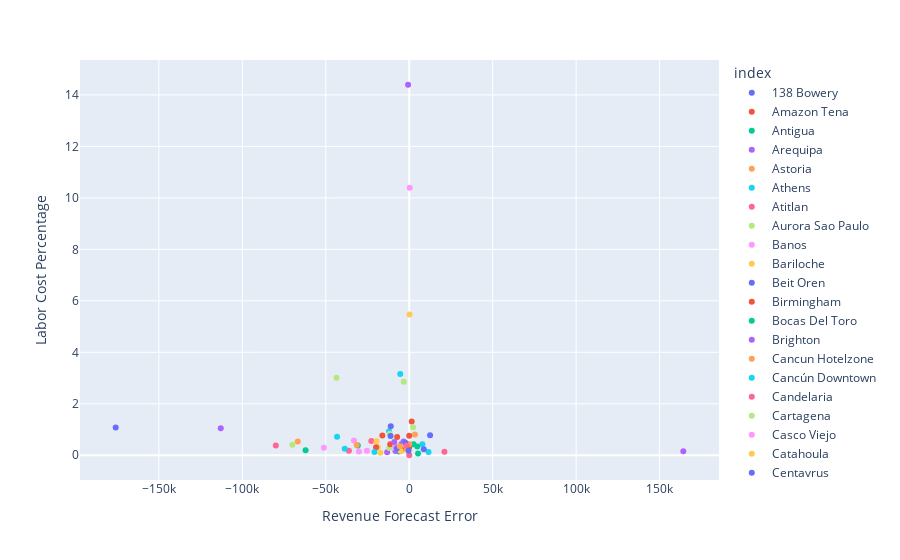

Notebook code cell kept with this figure:
### Code cell
fig = px.scatter(laborcost, x = 'Revenue Forecast Error', y='Labor Cost Percentage', color = laborcost.index)
fig.show()

### Figure 1 — Plotly figure (JSON) as saved in the notebook; plotly's stock layout.template omitted (floating-point values rounded to 4 significant figures)
{"data": [{"hovertemplate": "index=138 Bowery <br>Revenue Forecast Error=%{x}<br>Labor Cost Percentage=%{y}<extra></extra>", "legendgroup": "138 Bowery ", "marker": {"color": "#636efa", "symbol": "circle"}, "mode": "markers", "name": "138 Bowery ", "orientation": "v", "showlegend": true, "type": "scatter", "x": [12490.0], "xaxis": "x", "y": [0.7735], "yaxis": "y"}, {"hovertemplate": "index=Amazon Tena <br>Revenue Forecast Error=%{x}<br>Labor Cost Percentage=%{y}<extra></extra>", "legendgroup": "Amazon Tena ", "marker": {"color": "#EF553B", "symbol": "circle"}, "mode": "markers", "name": "Amazon Tena ", "orientation": "v", "showlegend": true, "type": "scatter", "x": [-34.45], "xaxis": "x", "y": [0.3119], "yaxis": "y"}, {"hovertemplate": "index=Antigua <br>Revenue Forecast Error=%{x}<br>Labor Cost Percentage=%{y}<extra></extra>", "legendgroup": "Antigua ", "marker": {"color": "#00cc96", "symbol": "circle"}, "mode": "markers", "name": "Antigua ", "orientation": "v", "showlegend": true, "type": "scatter", "x": [2622.0], "xaxis": "x", "y": [0.4292], "yaxis": "y"}, {"hovertemplate": "index=Arequipa <br>Revenue Forecast Error=%{x}<br>Labor Cost Percentage=%{y}<extra></extra>", "legendgroup": "Arequipa ", "marker": {"color": "#ab63fa", "symbol": "circle"}, "mode": "markers", "name": "Arequipa ", "orientation": "v", "showlegend": true, "type": "scatter", "x": [-4593.0], "xaxis": "x", "y": [0.4335], "yaxis": "y"}, {"hovertemplate": "index=Astoria <br>Revenue Forecast Error=%{x}<br>Labor Cost Percentage=%{y}<extra></extra>", "legendgroup": "Astoria ", "marker": {"color": "#FFA15A", "symbol": "circle"}, "mode": "markers", "name": "Astoria ", "orientation": "v", "showlegend": true, "type": "scatter", "x": [-66780.0], "xaxis": "x", "y": [0.5377], "yaxis": "y"}, {"hovertemplate": "index=Athens <br>Revenue Forecast Error=%{x}<br>Labor Cost Percentage=%{y}<extra></extra>", "legendgroup": "Athens ", "marker": {"color": "#19d3f3", "symbol": "circle"}, "mode": "markers", "name": "Athens ", "orientation": "v", "showlegend": true, "type": "scatter", "x": [-12100.0], "xaxis": "x", "y": [0.9364], "yaxis": "y"}, {"hovertemplate": "index=Atitlan <br>Revenue Forecast Error=%{x}<br>Labor Cost Percentage=%{y}<extra></extra>", "legendgroup": "Atitlan ", "marker": {"color": "#FF6692", "symbol": "circle"}, "mode": "markers", "name": "Atitlan ", "orientation": "v", "showlegend": true, "type": "scatter", "x": [0], "xaxis": "x", "y": [null], "yaxis": "y"}, {"hovertemplate": "index=Aurora Sao Paulo <br>Revenue Forecast Error=%{x}<br>Labor Cost Percentage=%{y}<extra></extra>", "legendgroup": "Aurora Sao Paulo ", "marker": {"color": "#B6E880", "symbol": "circle"}, "mode": "markers", "name": "Aurora Sao Paulo ", "orientation": "v", "showlegend": true, "type": "scatter", "x": [-70040.0], "xaxis": "x", "y": [0.4071], "yaxis": "y"}, {"hovertemplate": "index=Banos <br>Revenue Forecast Error=%{x}<br>Labor Cost Percentage=%{y}<extra></extra>", "legendgroup": "Banos ", "marker": {"color": "#FF97FF", "symbol": "circle"}, "mode": "markers", "name": "Banos ", "orientation": "v", "showlegend": true, "type": "scatter", "x": [-30150.0], "xaxis": "x", "y": [0.1484], "yaxis": "y"}, {"hovertemplate": "index=Bariloche <br>Revenue Forecast Error=%{x}<br>Labor Cost Percentage=%{y}<extra></extra>", "legendgroup": "Bariloche ", "marker": {"color": "#FECB52", "symbol": "circle"}, "mode": "markers", "name": "Bariloche ", "orientation": "v", "showlegend": true, "type": "scatter", "x": [-18850.0], "xaxis": "x", "y": [0.3089], "yaxis": "y"}, {"hovertemplate": "index=Beit Oren <br>Revenue Forecast Error=%{x}<br>Labor Cost Percentage=%{y}<extra></extra>", "legendgroup": "Beit Oren ", "marker": {"color": "#636efa", "symbol": "circle"}, "mode": "markers", "name": "Beit Oren ", "orientation": "v", "showlegend": true, "type": "scatter", "x": [0], "xaxis": "x", "y": [null], "yaxis": "y"}, {"hovertemplate": "index=Birmingham <br>Revenue Forecast Error=%{x}<br>Labor Cost Percentage=%{y}<extra></extra>", "legendgroup": "Birmingham ", "marker": {"color": "#EF553B", "symbol": "circle"}, "mode": "markers", "name": "Birmingham ", "orientation": "v", "showlegend": true, "type": "scatter", "x": [-4596.0], "xaxis": "x", "y": [0.3153], "yaxis": "y"}, {"hovertemplate": "index=Bocas Del Toro <br>Revenue Forecast Error=%{x}<br>Labor Cost Percentage=%{y}<extra></extra>", "legendgroup": "Bocas Del Toro ", "marker": {"color": "#00cc96", "symbol": "circle"}, "mode": "markers", "name": "Bocas Del Toro ", "orientation": "v", "showlegend": true, "type": "scatter", "x": [-3883.0], "xaxis": "x", "y": [0.3518], "yaxis": "y"}, {"hovertemplate": "index=Brighton <br>Revenue Forecast Error=%{x}<br>Labor Cost Percentage=%{y}<extra></extra>", "legendgroup": "Brighton ", "marker": {"color": "#ab63fa", "symbol": "circle"}, "mode": "markers", "name": "Brighton ", "orientation": "v", "showlegend": true, "type": "scatter", "x": [-13250.0], "xaxis": "x", "y": [0.1185], "yaxis": "y"}, {"hovertemplate": "index=Cancun Hotelzone <br>Revenue Forecast Error=%{x}<br>Labor Cost Percentage=%{y}<extra></extra>", "legendgroup": "Cancun Hotelzone ", "marker": {"color": "#FFA15A", "symbol": "circle"}, "mode": "markers", "name": "Cancun Hotelzone ", "orientation": "v", "showlegend": true, "type": "scatter", "x": [59.74], "xaxis": "x", "y": [0.4385], "yaxis": "y"}, {"hovertemplate": "index=Cancún Downtown <br>Revenue Forecast Error=%{x}<br>Labor Cost Percentage=%{y}<extra></extra>", "legendgroup": "Cancún Downtown ", "marker": {"color": "#19d3f3", "symbol": "circle"}, "mode": "markers", "name": "Cancún Downtown ", "orientation": "v", "showlegend": true, "type": "scatter", "x": [-43240.0], "xaxis": "x", "y": [0.7173], "yaxis": "y"}, {"hovertemplate": "index=Candelaria <br>Revenue Forecast Error=%{x}<br>Labor Cost Percentage=%{y}<extra></extra>", "legendgroup": "Candelaria ", "marker": {"color": "#FF6692", "symbol": "circle"}, "mode": "markers", "name": "Candelaria ", "orientation": "v", "showlegend": true, "type": "scatter", "x": [-22730.0], "xaxis": "x", "y": [0.5512], "yaxis": "y"}, {"hovertemplate": "index=Cartagena <br>Revenue Forecast Error=%{x}<br>Labor Cost Percentage=%{y}<extra></extra>", "legendgroup": "Cartagena ", "marker": {"color": "#B6E880", "symbol": "circle"}, "mode": "markers", "name": "Cartagena ", "orientation": "v", "showlegend": true, "type": "scatter", "x": [-11630.0], "xaxis": "x", "y": [0.8322], "yaxis": "y"}, {"hovertemplate": "index=Casco Viejo <br>Revenue Forecast Error=%{x}<br>Labor Cost Percentage=%{y}<extra></extra>", "legendgroup": "Casco Viejo ", "marker": {"color": "#FF97FF", "symbol": "circle"}, "mode": "markers", "name": "Casco Viejo ", "orientation": "v", "showlegend": true, "type": "scatter", "x": [-33130.0], "xaxis": "x", "y": [0.5727], "yaxis": "y"}, {"hovertemplate": "index=Catahoula <br>Revenue Forecast Error=%{x}<br>Labor Cost Percentage=%{y}<extra></extra>", "legendgroup": "Catahoula ", "marker": {"color": "#FECB52", "symbol": "circle"}, "mode": "markers", "name": "Catahoula ", "orientation": "v", "showlegend": true, "type": "scatter", "x": [-19580.0], "xaxis": "x", "y": [0.5408], "yaxis": "y"}, {"hovertemplate": "index=Centavrus <br>Revenue Forecast Error=%{x}<br>Labor Cost Percentage=%{y}<extra></extra>", "legendgroup": "Centavrus ", "marker": {"color": "#636efa", "symbol": "circle"}, "mode": "markers", "name": "Centavrus ", "orientation": "v", "showlegend": true, "type": "scatter", "x": [-175900.0], "xaxis": "x", "y": [1.075], "yaxis": "y"}, {"hovertemplate": "index=Central Park <br>Revenue Forecast Error=%{x}<br>Labor Cost Percentage=%{y}<extra></extra>", "legendgroup": "Central Park ", "marker": {"color": "#EF553B", "symbol": "circle"}, "mode": "markers", "name": "Central Park ", "orientation": "v", "showlegend": true, "type": "scatter", "x": [1472.0], "xaxis": "x", "y": [1.309], "yaxis": "y"}, {"hovertemplate": "index=Chapinero <br>Revenue Forecast Error=%{x}<br>Labor Cost Percentage=%{y}<extra></extra>", "legendgroup": "Chapinero ", "marker": {"color": "#00cc96", "symbol": "circle"}, "mode": "markers", "name": "Chapinero ", "orientation": "v", "showlegend": true, "type": "scatter", "x": [-30800.0], "xaxis": "x", "y": [0.3817], "yaxis": "y"}, {"hovertemplate": "index=Chelsea <br>Revenue Forecast Error=%{x}<br>Labor Cost Percentage=%{y}<extra></extra>", "legendgroup": "Chelsea ", "marker": {"color": "#ab63fa", "symbol": "circle"}, "mode": "markers", "name": "Chelsea ", "orientation": "v", "showlegend": true, "type": "scatter", "x": [-3410.0], "xaxis": "x", "y": [0.5321], "yaxis": "y"}, {"hovertemplate": "index=Cordoba <br>Revenue Forecast Error=%{x}<br>Labor Cost Percentage=%{y}<extra></extra>", "legendgroup": "Cordoba ", "marker": {"color": "#FFA15A", "symbol": "circle"}, "mode": "markers", "name": "Cordoba ", "orientation": "v", "showlegend": true, "type": "scatter", "x": [-31500.0], "xaxis": "x", "y": [0.3953], "yaxis": "y"}, {"hovertemplate": "index=Cuenca <br>Revenue Forecast Error=%{x}<br>Labor Cost Percentage=%{y}<extra></extra>", "legendgroup": "Cuenca ", "marker": {"color": "#19d3f3", "symbol": "circle"}, "mode": "markers", "name": "Cuenca ", "orientation": "v", "showlegend": true, "type": "scatter", "x": [0], "xaxis": "x", "y": [null], "yaxis": "y"}, {"hovertemplate": "index=Cusco Plaza <br>Revenue Forecast Error=%{x}<br>Labor Cost Percentage=%{y}<extra></extra>", "legendgroup": "Cusco Plaza ", "marker": {"color": "#FF6692", "symbol": "circle"}, "mode": "markers", "name": "Cusco Plaza ", "orientation": "v", "showlegend": true, "type": "scatter", "x": [0], "xaxis": "x", "y": [null], "yaxis": "y"}, {"hovertemplate": "index=Cusco Saphi <br>Revenue Forecast Error=%{x}<br>Labor Cost Percentage=%{y}<extra></extra>", "legendgroup": "Cusco Saphi ", "marker": {"color": "#B6E880", "symbol": "circle"}, "mode": "markers", "name": "Cusco Saphi ", "orientation": "v", "showlegend": true, "type": "scatter", "x": [-43610.0], "xaxis": "x", "y": [3.013], "yaxis": "y"}, {"hovertemplate": "index=Ericeira <br>Revenue Forecast Error=%{x}<br>Labor Cost Percentage=%{y}<extra></extra>", "legendgroup": "Ericeira ", "marker": {"color": "#FF97FF", "symbol": "circle"}, "mode": "markers", "name": "Ericeira ", "orientation": "v", "showlegend": true, "type": "scatter", "x": [280.0], "xaxis": "x", "y": [10.39], "yaxis": "y"}, {"hovertemplate": "index=Florianopolis <br>Revenue Forecast Error=%{x}<br>Labor Cost Percentage=%{y}<extra></extra>", "legendgroup": "Florianopolis ", "marker": {"color": "#FECB52", "symbol": "circle"}, "mode": "markers", "name": "Florianopolis ", "orientation": "v", "showlegend": true, "type": "scatter", "x": [-2650.0], "xaxis": "x", "y": [0.2406], "yaxis": "y"}, {"hovertemplate": "index=Geres <br>Revenue Forecast Error=%{x}<br>Labor Cost Percentage=%{y}<extra></extra>", "legendgroup": "Geres ", "marker": {"color": "#636efa", "symbol": "circle"}, "mode": "markers", "name": "Geres ", "orientation": "v", "showlegend": true, "type": "scatter", "x": [-11070.0], "xaxis": "x", "y": [1.131], "yaxis": "y"}, {"hovertemplate": "index=Gold Dust <br>Revenue Forecast Error=%{x}<br>Labor Cost Percentage=%{y}<extra></extra>", "legendgroup": "Gold Dust ", "marker": {"color": "#EF553B", "symbol": "circle"}, "mode": "markers", "name": "Gold Dust ", "orientation": "v", "showlegend": true, "type": "scatter", "x": [-7274.0], "xaxis": "x", "y": [0.7065], "yaxis": "y"}, {"hovertemplate": "index=Granada <br>Revenue Forecast Error=%{x}<br>Labor Cost Percentage=%{y}<extra></extra>", "legendgroup": "Granada ", "marker": {"color": "#00cc96", "symbol": "circle"}, "mode": "markers", "name": "Granada ", "orientation": "v", "showlegend": true, "type": "scatter", "x": [5270.0], "xaxis": "x", "y": [0.06632], "yaxis": "y"}, {"hovertemplate": "index=Huaraz <br>Revenue Forecast Error=%{x}<br>Labor Cost Percentage=%{y}<extra></extra>", "legendgroup": "Huaraz ", "marker": {"color": "#ab63fa", "symbol": "circle"}, "mode": "markers", "name": "Huaraz ", "orientation": "v", "showlegend": true, "type": "scatter", "x": [164200.0], "xaxis": "x", "y": [0.1507], "yaxis": "y"}, {"hovertemplate": "index=Jaco <br>Revenue Forecast Error=%{x}<br>Labor Cost Percentage=%{y}<extra></extra>", "legendgroup": "Jaco ", "marker": {"color": "#FFA15A", "symbol": "circle"}, "mode": "markers", "name": "Jaco ", "orientation": "v", "showlegend": true, "type": "scatter", "x": [-2937.0], "xaxis": "x", "y": [0.2984], "yaxis": "y"}, {"hovertemplate": "index=Kalu Yala <br>Revenue Forecast Error=%{x}<br>Labor Cost Percentage=%{y}<extra></extra>", "legendgroup": "Kalu Yala ", "marker": {"color": "#19d3f3", "symbol": "circle"}, "mode": "markers", "name": "Kalu Yala ", "orientation": "v", "showlegend": true, "type": "scatter", "x": [11570.0], "xaxis": "x", "y": [0.1283], "yaxis": "y"}, {"hovertemplate": "index=La Fortuna <br>Revenue Forecast Error=%{x}<br>Labor Cost Percentage=%{y}<extra></extra>", "legendgroup": "La Fortuna ", "marker": {"color": "#FF6692", "symbol": "circle"}, "mode": "markers", "name": "La Fortuna ", "orientation": "v", "showlegend": true, "type": "scatter", "x": [-36150.0], "xaxis": "x", "y": [0.1788], "yaxis": "y"}, {"hovertemplate": "index=La Paz <br>Revenue Forecast Error=%{x}<br>Labor Cost Percentage=%{y}<extra></extra>", "legendgroup": "La Paz ", "marker": {"color": "#B6E880", "symbol": "circle"}, "mode": "markers", "name": "La Paz ", "orientation": "v", "showlegend": true, "type": "scatter", "x": [0], "xaxis": "x", "y": [null], "yaxis": "y"}, {"hovertemplate": "index=Lapa Rio De Janeiro <br>Revenue Forecast Error=%{x}<br>Labor Cost Percentage=%{y}<extra></extra>", "legendgroup": "Lapa Rio De Janeiro ", "marker": {"color": "#FF97FF", "symbol": "circle"}, "mode": "markers", "name": "Lapa Rio De Janeiro ", "orientation": "v", "showlegend": true, "type": "scatter", "x": [-25360.0], "xaxis": "x", "y": [0.1796], "yaxis": "y"}, {"hovertemplate": "index=Lisbon <br>Revenue Forecast Error=%{x}<br>Labor Cost Percentage=%{y}<extra></extra>", "legendgroup": "Lisbon ", "marker": {"color": "#FECB52", "symbol": "circle"}, "mode": "markers", "name": "Lisbon ", "orientation": "v", "showlegend": true, "type": "scatter", "x": [-2585.0], "xaxis": "x", "y": [0.4043], "yaxis": "y"}, {"hovertemplate": "index=Liverpool <br>Revenue Forecast Error=%{x}<br>Labor Cost Percentage=%{y}<extra></extra>", "legendgroup": "Liverpool ", "marker": {"color": "#636efa", "symbol": "circle"}, "mode": "markers", "name": "Liverpool ", "orientation": "v", "showlegend": true, "type": "scatter", "x": [-2359.0], "xaxis": "x", "y": [0.4835], "yaxis": "y"}, {"hovertemplate": "index=Los Lirios By Selina <br>Revenue Forecast Error=%{x}<br>Labor Cost Percentage=%{y}<extra></extra>", "legendgroup": "Los Lirios By Selina ", "marker": {"color": "#EF553B", "symbol": "circle"}, "mode": "markers", "name": "Los Lirios By Selina ", "orientation": "v", "showlegend": true, "type": "scatter", "x": [-19880.0], "xaxis": "x", "y": [0.3079], "yaxis": "y"}, {"hovertemplate": "index=Madalena <br>Revenue Forecast Error=%{x}<br>Labor Cost Percentage=%{y}<extra></extra>", "legendgroup": "Madalena ", "marker": {"color": "#00cc96", "symbol": "circle"}, "mode": "markers", "name": "Madalena ", "orientation": "v", "showlegend": true, "type": "scatter", "x": [0], "xaxis": "x", "y": [null], "yaxis": "y"}, {"hovertemplate": "index=Maderas <br>Revenue Forecast Error=%{x}<br>Labor Cost Percentage=%{y}<extra></extra>", "legendgroup": "Maderas ", "marker": {"color": "#ab63fa", "symbol": "circle"}, "mode": "markers", "name": "Maderas ", "orientation": "v", "showlegend": true, "type": "scatter", "x": [-112900.0], "xaxis": "x", "y": [1.047], "yaxis": "y"}, {"hovertemplate": "index=Manchester <br>Revenue Forecast Error=%{x}<br>Labor Cost Percentage=%{y}<extra></extra>", "legendgroup": "Manchester ", "marker": {"color": "#FFA15A", "symbol": "circle"}, "mode": "markers", "name": "Manchester ", "orientation": "v", "showlegend": true, "type": "scatter", "x": [-6597.0], "xaxis": "x", "y": [0.2447], "yaxis": "y"}, {"hovertemplate": "index=Mancora <br>Revenue Forecast Error=%{x}<br>Labor Cost Percentage=%{y}<extra></extra>", "legendgroup": "Mancora ", "marker": {"color": "#19d3f3", "symbol": "circle"}, "mode": "markers", "name": "Mancora ", "orientation": "v", "showlegend": true, "type": "scatter", "x": [-20820.0], "xaxis": "x", "y": [0.1297], "yaxis": "y"}, {"hovertemplate": "index=Manuel Antonio <br>Revenue Forecast Error=%{x}<br>Labor Cost Percentage=%{y}<extra></extra>", "legendgroup": "Manuel Antonio ", "marker": {"color": "#FF6692", "symbol": "circle"}, "mode": "markers", "name": "Manuel Antonio ", "orientation": "v", "showlegend": true, "type": "scatter", "x": [-79950.0], "xaxis": "x", "y": [0.3792], "yaxis": "y"}, {"hovertemplate": "index=Medellin <br>Revenue Forecast Error=%{x}<br>Labor Cost Percentage=%{y}<extra></extra>", "legendgroup": "Medellin ", "marker": {"color": "#B6E880", "symbol": "circle"}, "mode": "markers", "name": "Medellin ", "orientation": "v", "showlegend": true, "type": "scatter", "x": [-11990.0], "xaxis": "x", "y": [0.279], "yaxis": "y"}, {"hovertemplate": "index=Mexico City <br>Revenue Forecast Error=%{x}<br>Labor Cost Percentage=%{y}<extra></extra>", "legendgroup": "Mexico City ", "marker": {"color": "#FF97FF", "symbol": "circle"}, "mode": "markers", "name": "Mexico City ", "orientation": "v", "showlegend": true, "type": "scatter", "x": [0], "xaxis": "x", "y": [null], "yaxis": "y"}, {"hovertemplate": "index=Miami River <br>Revenue Forecast Error=%{x}<br>Labor Cost Percentage=%{y}<extra></extra>", "legendgroup": "Miami River ", "marker": {"color": "#FECB52", "symbol": "circle"}, "mode": "markers", "name": "Miami River ", "orientation": "v", "showlegend": true, "type": "scatter", "x": [-17340.0], "xaxis": "x", "y": [0.09866], "yaxis": "y"}, {"hovertemplate": "index=Miami Tower <br>Revenue Forecast Error=%{x}<br>Labor Cost Percentage=%{y}<extra></extra>", "legendgroup": "Miami Tower ", "marker": {"color": "#636efa", "symbol": "circle"}, "mode": "markers", "name": "Miami Tower ", "orientation": "v", "showlegend": true, "type": "scatter", "x": [-11200.0], "xaxis": "x", "y": [0.7488], "yaxis": "y"}, {"hovertemplate": "index=Miraflores Lima <br>Revenue Forecast Error=%{x}<br>Labor Cost Percentage=%{y}<extra></extra>", "legendgroup": "Miraflores Lima ", "marker": {"color": "#EF553B", "symbol": "circle"}, "mode": "markers", "name": "Miraflores Lima ", "orientation": "v", "showlegend": true, "type": "scatter", "x": [-11390.0], "xaxis": "x", "y": [0.4313], "yaxis": "y"}, {"hovertemplate": "index=Miramar <br>Revenue Forecast Error=%{x}<br>Labor Cost Percentage=%{y}<extra></extra>", "legendgroup": "Miramar ", "marker": {"color": "#00cc96", "symbol": "circle"}, "mode": "markers", "name": "Miramar ", "orientation": "v", "showlegend": true, "type": "scatter", "x": [-6202.0], "xaxis": "x", "y": [0.1443], "yaxis": "y"}, {"hovertemplate": "index=Montañita <br>Revenue Forecast Error=%{x}<br>Labor Cost Percentage=%{y}<extra></extra>", "legendgroup": "Montañita ", "marker": {"color": "#ab63fa", "symbol": "circle"}, "mode": "markers", "name": "Montañita ", "orientation": "v", "showlegend": true, "type": "scatter", "x": [-5564.0], "xaxis": "x", "y": [0.1796], "yaxis": "y"}, {"hovertemplate": "index=Monteverde <br>Revenue Forecast Error=%{x}<br>Labor Cost Percentage=%{y}<extra></extra>", "legendgroup": "Monteverde ", "marker": {"color": "#FFA15A", "symbol": "circle"}, "mode": "markers", "name": "Monteverde ", "orientation": "v", "showlegend": true, "type": "scatter", "x": [3410.0], "xaxis": "x", "y": [0.8058], "yaxis": "y"}, {"hovertemplate": "index=Neve Tzedek <br>Revenue Forecast Error=%{x}<br>Labor Cost Percentage=%{y}<extra></extra>", "legendgroup": "Neve Tzedek ", "marker": {"color": "#19d3f3", "symbol": "circle"}, "mode": "markers", "name": "Neve Tzedek ", "orientation": "v", "showlegend": true, "type": "scatter", "x": [7858.0], "xaxis": "x", "y": [0.4311], "yaxis": "y"}, {"hovertemplate": "index=Newton <br>Revenue Forecast Error=%{x}<br>Labor Cost Percentage=%{y}<extra></extra>", "legendgroup": "Newton ", "marker": {"color": "#FF6692", "symbol": "circle"}, "mode": "markers", "name": "Newton ", "orientation": "v", "showlegend": true, "type": "scatter", "x": [21070.0], "xaxis": "x", "y": [0.1408], "yaxis": "y"}, {"hovertemplate": "index=Nosara <br>Revenue Forecast Error=%{x}<br>Labor Cost Percentage=%{y}<extra></extra>", "legendgroup": "Nosara ", "marker": {"color": "#B6E880", "symbol": "circle"}, "mode": "markers", "name": "Nosara ", "orientation": "v", "showlegend": true, "type": "scatter", "x": [2301.0], "xaxis": "x", "y": [1.089], "yaxis": "y"}, {"hovertemplate": "index=Oaxaca <br>Revenue Forecast Error=%{x}<br>Labor Cost Percentage=%{y}<extra></extra>", "legendgroup": "Oaxaca ", "marker": {"color": "#FF97FF", "symbol": "circle"}, "mode": "markers", "name": "Oaxaca ", "orientation": "v", "showlegend": true, "type": "scatter", "x": [0], "xaxis": "x", "y": [null], "yaxis": "y"}, {"hovertemplate": "index=Palermo <br>Revenue Forecast Error=%{x}<br>Labor Cost Percentage=%{y}<extra></extra>", "legendgroup": "Palermo ", "marker": {"color": "#FECB52", "symbol": "circle"}, "mode": "markers", "name": "Palermo ", "orientation": "v", "showlegend": true, "type": "scatter", "x": [171.7], "xaxis": "x", "y": [5.468], "yaxis": "y"}, {"hovertemplate": "index=Paraty <br>Revenue Forecast Error=%{x}<br>Labor Cost Percentage=%{y}<extra></extra>", "legendgroup": "Paraty ", "marker": {"color": "#636efa", "symbol": "circle"}, "mode": "markers", "name": "Paraty ", "orientation": "v", "showlegend": true, "type": "scatter", "x": [8700.0], "xaxis": "x", "y": [0.2292], "yaxis": "y"}, {"hovertemplate": "index=Parque 93 <br>Revenue Forecast Error=%{x}<br>Labor Cost Percentage=%{y}<extra></extra>", "legendgroup": "Parque 93 ", "marker": {"color": "#EF553B", "symbol": "circle"}, "mode": "markers", "name": "Parque 93 ", "orientation": "v", "showlegend": true, "type": "scatter", "x": [-4807.0], "xaxis": "x", "y": [0.1994], "yaxis": "y"}, {"hovertemplate": "index=Pedasi <br>Revenue Forecast Error=%{x}<br>Labor Cost Percentage=%{y}<extra></extra>", "legendgroup": "Pedasi ", "marker": {"color": "#00cc96", "symbol": "circle"}, "mode": "markers", "name": "Pedasi ", "orientation": "v", "showlegend": true, "type": "scatter", "x": [-62110.0], "xaxis": "x", "y": [0.1903], "yaxis": "y"}, {"hovertemplate": "index=Peniche <br>Revenue Forecast Error=%{x}<br>Labor Cost Percentage=%{y}<extra></extra>", "legendgroup": "Peniche ", "marker": {"color": "#ab63fa", "symbol": "circle"}, "mode": "markers", "name": "Peniche ", "orientation": "v", "showlegend": true, "type": "scatter", "x": [-8250.0], "xaxis": "x", "y": [0.163], "yaxis": "y"}, {"hovertemplate": "index=Playa Del Carmen <br>Revenue Forecast Error=%{x}<br>Labor Cost Percentage=%{y}<extra></extra>", "legendgroup": "Playa Del Carmen ", "marker": {"color": "#FFA15A", "symbol": "circle"}, "mode": "markers", "name": "Playa Del Carmen ", "orientation": "v", "showlegend": true, "type": "scatter", "x": [-8552.0], "xaxis": "x", "y": [0.351], "yaxis": "y"}, {"hovertemplate": "index=Playa Venao <br>Revenue Forecast Error=%{x}<br>Labor Cost Percentage=%{y}<extra></extra>", "legendgroup": "Playa Venao ", "marker": {"color": "#19d3f3", "symbol": "circle"}, "mode": "markers", "name": "Playa Venao ", "orientation": "v", "showlegend": true, "type": "scatter", "x": [-5379.0], "xaxis": "x", "y": [3.153], "yaxis": "y"}, {"hovertemplate": "index=Porto <br>Revenue Forecast Error=%{x}<br>Labor Cost Percentage=%{y}<extra></extra>", "legendgroup": "Porto ", "marker": {"color": "#FF6692", "symbol": "circle"}, "mode": "markers", "name": "Porto ", "orientation": "v", "showlegend": true, "type": "scatter", "x": [-1700.0], "xaxis": "x", "y": [0.3654], "yaxis": "y"}, {"hovertemplate": "index=Posada Miraflores <br>Revenue Forecast Error=%{x}<br>Labor Cost Percentage=%{y}<extra></extra>", "legendgroup": "Posada Miraflores ", "marker": {"color": "#B6E880", "symbol": "circle"}, "mode": "markers", "name": "Posada Miraflores ", "orientation": "v", "showlegend": true, "type": "scatter", "x": [0], "xaxis": "x", "y": [null], "yaxis": "y"}, {"hovertemplate": "index=Pucon <br>Revenue Forecast Error=%{x}<br>Labor Cost Percentage=%{y}<extra></extra>", "legendgroup": "Pucon ", "marker": {"color": "#FF97FF", "symbol": "circle"}, "mode": "markers", "name": "Pucon ", "orientation": "v", "showlegend": true, "type": "scatter", "x": [-8376.0], "xaxis": "x", "y": [0.2912], "yaxis": "y"}, {"hovertemplate": "index=Puerto Escondido <br>Revenue Forecast Error=%{x}<br>Labor Cost Percentage=%{y}<extra></extra>", "legendgroup": "Puerto Escondido ", "marker": {"color": "#FECB52", "symbol": "circle"}, "mode": "markers", "name": "Puerto Escondido ", "orientation": "v", "showlegend": true, "type": "scatter", "x": [-5108.0], "xaxis": "x", "y": [0.1613], "yaxis": "y"}, {"hovertemplate": "index=Puerto Viejo <br>Revenue Forecast Error=%{x}<br>Labor Cost Percentage=%{y}<extra></extra>", "legendgroup": "Puerto Viejo ", "marker": {"color": "#636efa", "symbol": "circle"}, "mode": "markers", "name": "Puerto Viejo ", "orientation": "v", "showlegend": true, "type": "scatter", "x": [-7420.0], "xaxis": "x", "y": [0.2709], "yaxis": "y"}, {"hovertemplate": "index=Quindio <br>Revenue Forecast Error=%{x}<br>Labor Cost Percentage=%{y}<extra></extra>", "legendgroup": "Quindio ", "marker": {"color": "#EF553B", "symbol": "circle"}, "mode": "markers", "name": "Quindio ", "orientation": "v", "showlegend": true, "type": "scatter", "x": [-16110.0], "xaxis": "x", "y": [0.7696], "yaxis": "y"}, {"hovertemplate": "index=Quito <br>Revenue Forecast Error=%{x}<br>Labor Cost Percentage=%{y}<extra></extra>", "legendgroup": "Quito ", "marker": {"color": "#00cc96", "symbol": "circle"}, "mode": "markers", "name": "Quito ", "orientation": "v", "showlegend": true, "type": "scatter", "x": [0], "xaxis": "x", "y": [null], "yaxis": "y"}, {"hovertemplate": "index=Red Frog <br>Revenue Forecast Error=%{x}<br>Labor Cost Percentage=%{y}<extra></extra>", "legendgroup": "Red Frog ", "marker": {"color": "#ab63fa", "symbol": "circle"}, "mode": "markers", "name": "Red Frog ", "orientation": "v", "showlegend": true, "type": "scatter", "x": [-8946.0], "xaxis": "x", "y": [0.5157], "yaxis": "y"}, {"hovertemplate": "index=San Jose <br>Revenue Forecast Error=%{x}<br>Labor Cost Percentage=%{y}<extra></extra>", "legendgroup": "San Jose ", "marker": {"color": "#FFA15A", "symbol": "circle"}, "mode": "markers", "name": "San Jose ", "orientation": "v", "showlegend": true, "type": "scatter", "x": [-5720.0], "xaxis": "x", "y": [0.354], "yaxis": "y"}, {"hovertemplate": "index=San Miguel <br>Revenue Forecast Error=%{x}<br>Labor Cost Percentage=%{y}<extra></extra>", "legendgroup": "San Miguel ", "marker": {"color": "#19d3f3", "symbol": "circle"}, "mode": "markers", "name": "San Miguel ", "orientation": "v", "showlegend": true, "type": "scatter", "x": [-38670.0], "xaxis": "x", "y": [0.254], "yaxis": "y"}, {"hovertemplate": "index=Santa Marta <br>Revenue Forecast Error=%{x}<br>Labor Cost Percentage=%{y}<extra></extra>", "legendgroup": "Santa Marta ", "marker": {"color": "#FF6692", "symbol": "circle"}, "mode": "markers", "name": "Santa Marta ", "orientation": "v", "showlegend": true, "type": "scatter", "x": [0.1681], "xaxis": "x", "y": [0], "yaxis": "y"}, {"hovertemplate": "index=Santa Teresa N <br>Revenue Forecast Error=%{x}<br>Labor Cost Percentage=%{y}<extra></extra>", "legendgroup": "Santa Teresa N ", "marker": {"color": "#B6E880", "symbol": "circle"}, "mode": "markers", "name": "Santa Teresa N ", "orientation": "v", "showlegend": true, "type": "scatter", "x": [-3292.0], "xaxis": "x", "y": [2.86], "yaxis": "y"}, {"hovertemplate": "index=Santa Teresa S <br>Revenue Forecast Error=%{x}<br>Labor Cost Percentage=%{y}<extra></extra>", "legendgroup": "Santa Teresa S ", "marker": {"color": "#FF97FF", "symbol": "circle"}, "mode": "markers", "name": "Santa Teresa S ", "orientation": "v", "showlegend": true, "type": "scatter", "x": [-51140.0], "xaxis": "x", "y": [0.288], "yaxis": "y"}, {"hovertemplate": "index=Sayulita <br>Revenue Forecast Error=%{x}<br>Labor Cost Percentage=%{y}<extra></extra>", "legendgroup": "Sayulita ", "marker": {"color": "#FECB52", "symbol": "circle"}, "mode": "markers", "name": "Sayulita ", "orientation": "v", "showlegend": true, "type": "scatter", "x": [0], "xaxis": "x", "y": [null], "yaxis": "y"}, {"hovertemplate": "index=Tamarindo <br>Revenue Forecast Error=%{x}<br>Labor Cost Percentage=%{y}<extra></extra>", "legendgroup": "Tamarindo ", "marker": {"color": "#636efa", "symbol": "circle"}, "mode": "markers", "name": "Tamarindo ", "orientation": "v", "showlegend": true, "type": "scatter", "x": [-438.9], "xaxis": "x", "y": [0.1747], "yaxis": "y"}, {"hovertemplate": "index=Trimar <br>Revenue Forecast Error=%{x}<br>Labor Cost Percentage=%{y}<extra></extra>", "legendgroup": "Trimar ", "marker": {"color": "#EF553B", "symbol": "circle"}, "mode": "markers", "name": "Trimar ", "orientation": "v", "showlegend": true, "type": "scatter", "x": [0], "xaxis": "x", "y": [0.7607], "yaxis": "y"}, {"hovertemplate": "index=Vila Nova <br>Revenue Forecast Error=%{x}<br>Labor Cost Percentage=%{y}<extra></extra>", "legendgroup": "Vila Nova ", "marker": {"color": "#00cc96", "symbol": "circle"}, "mode": "markers", "name": "Vila Nova ", "orientation": "v", "showlegend": true, "type": "scatter", "x": [4832.0], "xaxis": "x", "y": [0.341], "yaxis": "y"}, {"hovertemplate": "index=Villa De Leyva <br>Revenue Forecast Error=%{x}<br>Labor Cost Percentage=%{y}<extra></extra>", "legendgroup": "Villa De Leyva ", "marker": {"color": "#ab63fa", "symbol": "circle"}, "mode": "markers", "name": "Villa De Leyva ", "orientation": "v", "showlegend": true, "type": "scatter", "x": [-697.6], "xaxis": "x", "y": [14.4], "yaxis": "y"}], "layout": {"legend": {"title": {"text": "index"}, "tracegroupgap": 0}, "margin": {"t": 60}, "xaxis": {"anchor": "y", "domain": [0, 1], "title": {"text": "Revenue Forecast Error"}}, "yaxis": {"anchor": "x", "domain": [0, 1], "title": {"text": "Labor Cost Percentage"}}}}
